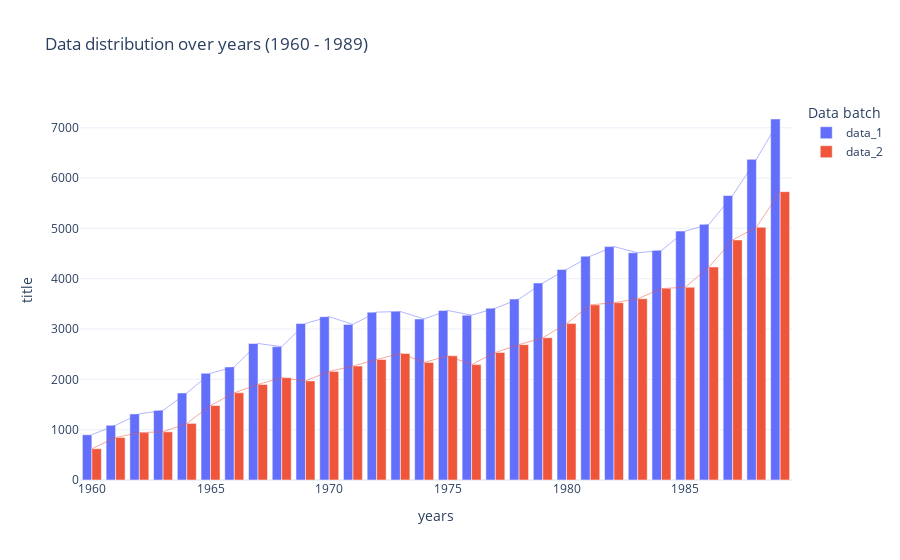
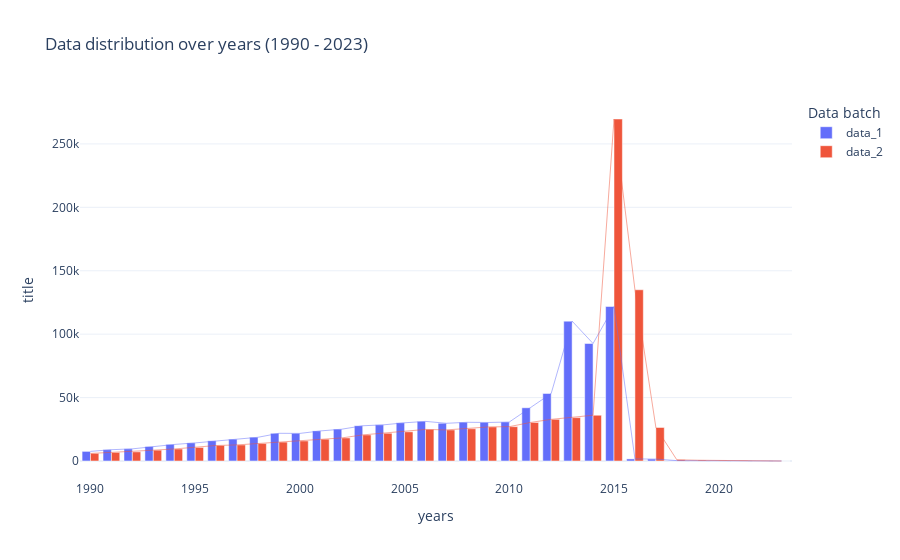

The notebook cell saved with these charts, in order:
### Markdown cell above
Batch seems to have the same number of rows rexcept for the last one which is consistent because batch are create iteratively by 10e6 chunks over the csv The last batch could be seen as a rest.

### Code cell
from utils.plots import multi_barplot
import plotly.colors as col

# create the color list
colors = col.qualitative.Plotly

# 1990 - 2023
fig1 = multi_barplot(year1=1960, year2=1989, colors=colors, loader=loader)
fig1.show()
# 1960 - 1990
fig2 = multi_barplot(year1=1990, year2=2023, colors=colors, loader=loader)
fig2.show()
